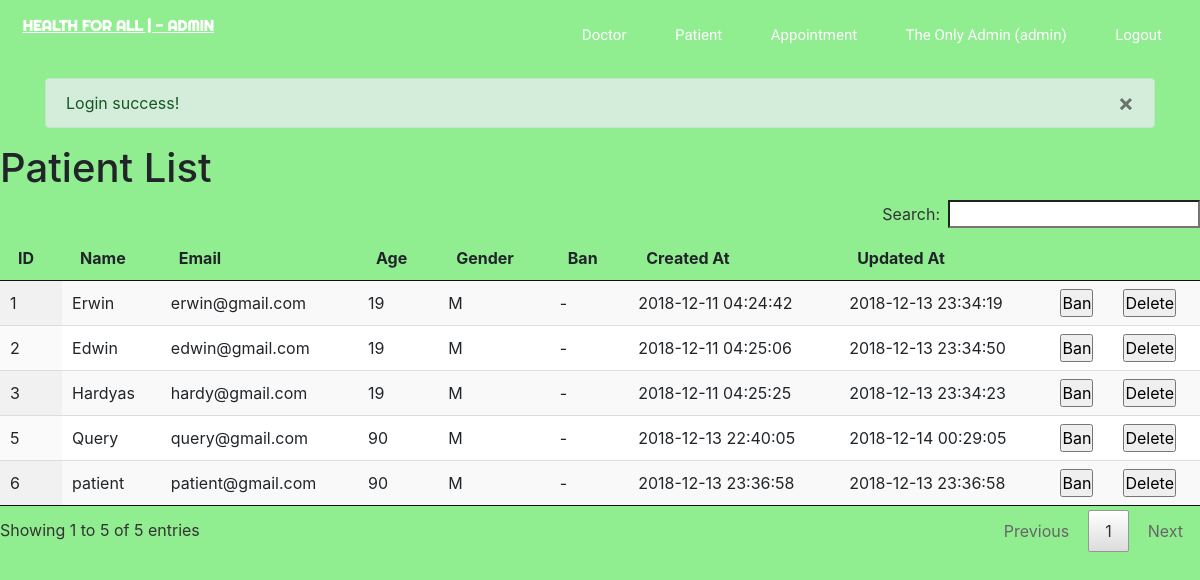
/web/back/patient.php (signed in), run on the app's committed database.
### tables this page shows
CREATE TABLE `user` (
  `email` varchar(30) NOT NULL,
  `password` varchar(256) NOT NULL,
  `role` enum('doctor','patient','admin') NOT NULL,
  `detail_id` int(11) NOT NULL
);

CREATE TABLE `patient` (
  `id` int(11) NOT NULL,
  `name` varchar(30) NOT NULL,
  `age` int(11) NOT NULL,
  `gender` varchar(1) NOT NULL,
  `ban` tinyint(1) NOT NULL DEFAULT '0',
  `created_at` timestamp NOT NULL DEFAULT CURRENT_TIMESTAMP,
  `updated_at` timestamp NOT NULL DEFAULT CURRENT_TIMESTAMP ON UPDATE CURRENT_TIMESTAMP
);

### lib/layout.php (called while the page is built, shortened)
<?php
    function render($layout, $parameters = array()) {
        include $GLOBALS['layoutDirectory'].$layout;
    }
?>

### lib/asset.php (called while the page is built, shortened)
<?php
    function assetPath($path) {
        return $GLOBALS['assetDirectory'].$path;
    }
    function css($path) {
        return assetPath('css/'.$path);
    }
?>

### lib/routing.php (called while the page is built, shortened)
<?php
    function path($controller, $parameters = array()) {
        $queryString = '';
        return $GLOBALS['controllerDirectory'].$controller.$queryString;
    }
?>

### lib/session.php (called while the page is built, shortened)
<?php
    function hasSession($key) {
        return isset($_SESSION['ct'][$key]);
    }
    function getSession($key, $default = '') {
        return hasSession($key) ? $_SESSION['ct'][$key] : $default;
    }
?>

### sql/user.php (called while the page is built, shortened)
<?php
    require_once __DIR__.'/../lib/session.php';
    require_once __DIR__.'/../config.php';
    function getProfileByEmail($email) {
        global $pdo;
        $sth = $pdo->prepare('SELECT * FROM user WHERE email = :email');
        $sth->execute(array('email' => $email));
        $user = $sth->fetch();
        $sth = $pdo->prepare("SELECT * FROM user INNER JOIN $user->role as r WHERE r.id = :detail_id AND user.email = :email");
        $sth->execute(array(
            'detail_id' => $user->detail_id,
            'email' => $email
        ));
        $ret = $sth->fetch();
        return $ret;
    }
?>

### sql/patient.php (called while the page is built, shortened)
<?php
    require_once __DIR__.'/../config.php';
    function findAllPatientComplete() {
        global $pdo;
        $stmt = $pdo->prepare('SELECT * FROM patient INNER JOIN user ON user.detail_id = patient.id WHERE user.role = "patient"');
        $stmt->execute();
        return $stmt->fetchAll();
    }
?>

### layout/back/patient.php (the view, shortened to what this page needs)
<?php
    require_once __DIR__.'/../../lib/routing.php';
    require_once __DIR__.'/../../lib/asset.php';
?>
<!DOCTYPE html>
<html lang="en">
<head>
    <link rel="stylesheet" href="<?php echo css('bootstrap.min.css') ?>">
    <link rel="stylesheet" href="<?php echo css('datatable.min.css') ?>">
    <link rel="stylesheet" href="<?php echo css('home.css') ?>">
</head>
<body>
    <header>
        <?php include 'nav.php' ?>
        <?php include __DIR__.'/../flash.php'; ?>
    </header>
    <br/><br/><br/><br/><br/><br/>
    <h1>Patient List</h1>
    <main>
        <table id="table" class="display">
            <thead>
                <tr>
                    <th>ID</th>
                    <th>Name</th>
                    <th>Email</th>
                    <th>Age</th>
                    <th>Gender</th>
                    <th>Ban</th>
                    <th>Created At</th>
                    <th>Updated At</th>
                    <th></th>
                    <th></th>
                </tr>
            </thead>
            <tbody>
                <?php
                    foreach($patients as $patient) {
                        $submitPath = path('back/patient.php');
                        $banStatus = $patient->ban ? 'BANNED' : '-';
                        $banForm = $patient->ban ? "
                            <td>
                                <form action='$submitPath' method='POST'>
                                    <input type='hidden' name='patient_id' value='$patient->id'/>
                                    <input type='submit' name='submit' value='Unban'/>
                                </form>
                            </td>
                        " : "
                            <td>
                                <form action='$submitPath' method='POST'>
                                    <input type='hidden' name='patient_id' value='$patient->id'/>
                                    <input type='submit' name='submit' value='Ban'/>
                                </form>
                            </td>
                        ";
                        echo "
                            <tr>
                                <td>$patient->id</td>
                                <td>$patient->name</td>
                                <td>$patient->email</td>
                                <td>$patient->age</td>
                                <td>$patient->gender</td>
                                <td>$banStatus</td>
                                <td>$patient->created_at</td>
                                <td>$patient->updated_at</td>
                                $banForm
                                <td>
                                    <form action='$submitPath' method='POST'>
                                        <input type='hidden' name='patient_id' value='$patient->id'/>
                                        <input type='submit' name='submit' value='Delete'/>
                                    </form>
                                </td>
                            </tr>
                        ";
                    }
                ?>
            </tbody>
        </table>
    </main>
</body>
</html>

### layout/back/nav.php (shortened to what this page needs)
<?php
    require_once __DIR__.'/../../lib/session.php';
    require_once __DIR__.'/../../lib/routing.php';
?>
<a href="<?php echo path('back/index.php') ?>" class="header-brand">Health For All | - Admin </a>
<nav>
    <ul>
        <li><a href="<?php echo path('back/doctor.php') ?>">Doctor</a></li>
        <li><a href="<?php echo path('back/patient.php') ?>">Patient</a></li>
        <li><a href="<?php echo path('back/appointment.php') ?>">Appointment</a></li>
        <?php
            $email = getSession('email');
            $profile = getProfileByEmail($email);
            $logoutPath = path('logout.php');
            echo "
                <li><a href='#'>$profile->name ($profile->role)</a></li>
                <li><a href='{$logoutPath}'>Logout</a></li>
            ";
        ?>
    </ul>
</nav>

### assets/css/home.css (style rules this page uses)
* { text-decoration: none; padding: 0; margin:0; }
body { background-color: lightgreen; }
header { position: fixed; left: 0; right: 0; top: 0; background-color: lightgreen; width: 100%; height: 50px; }
header .header-brand { font-family: 'Righteous', cursive; font-size: 15px; font-weight: bold; color: white; text-transform: uppercase; display: block; text-align: left; padding-top: 1em; padding-left: 1.5em; }
header nav ul { display: block; margin: 0 auto; margin-top: -1.5em; margin-right: 1em; width: fit-content; }
header nav ul li { display: inline-block; margin: 8px 16px; list-style: none; }
header nav ul li a { font-family: 'Work Sans', sans-serif; font-size: 15px; font-weight: 1000px; color: white; padding: 5px; border: 1px solid lightgreen; border-radius: 4px; transition: .6s; overflow: none; }
header nav ul li a:before { transform: translateX(300px) skewX(-15deg); opacity: .6; transition: .7s; }
header nav ul li a:after { transform: translateX(300px) skewX(-15deg); opacity: 1; transition: .7s; }

### data on the page
user: admin.name "The Only Admin", role "admin"
patient: id "2", name "Edwin", user.email "edwin@gmail.com", age "19", gender "M", ban "-", created_at "2018-12-11 04:25:06", updated_at "2018-12-13 23:34:50"
patient: id "1", name "Erwin", user.email "erwin@gmail.com", age "19", gender "M", ban "-", created_at "2018-12-11 04:24:42", updated_at "2018-12-13 23:34:19"
patient: id "3", name "Hardyas", user.email "hardy@gmail.com", age "19", gender "M", ban "-", created_at "2018-12-11 04:25:25", updated_at "2018-12-13 23:34:23"
patient: id "6", name "patient", user.email "patient@gmail.com", age "90", gender "M", ban "-", created_at "2018-12-13 23:36:58", updated_at "2018-12-13 23:36:58"
patient: id "5", name "Query", user.email "query@gmail.com", age "90", gender "M", ban "-", created_at "2018-12-13 22:40:05", updated_at "2018-12-14 00:29:05"

### other printed values
$error "Login success!"
